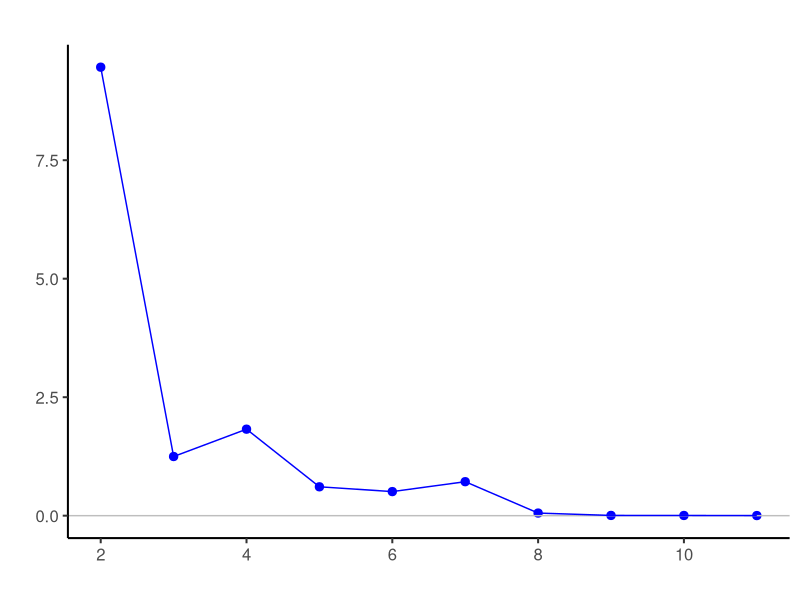
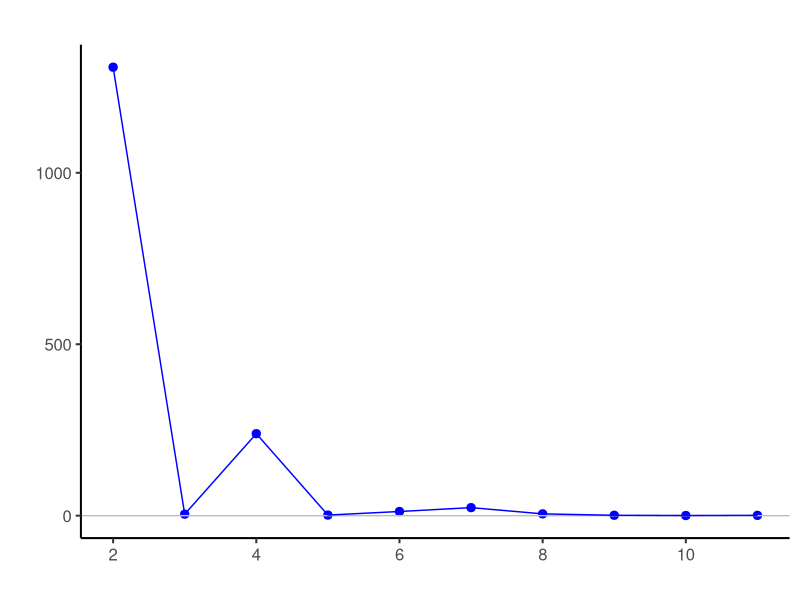
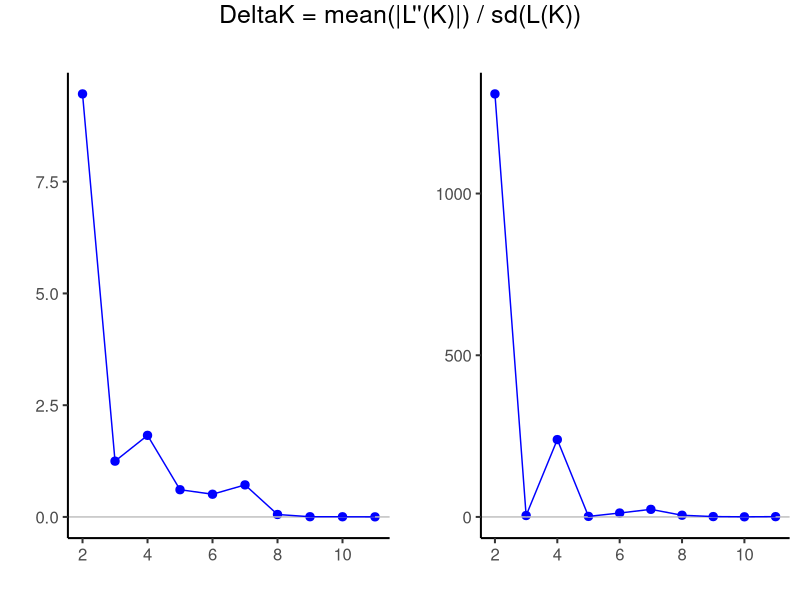

The R script that drew these images, in order:
#####################################################################################################################################################
# DELTA-K FIGURE (in Genetic similarities versus morphological resemblance: Unraveling a polyploid complex in a Mediterranean biodiversity hotspot) #
#####################################################################################################################################################
## script for drawing FIG. 2a

setwd("my_path") 
dir()

## libraries and data
library(grid)
require(gridExtra)
library(ggplot2)

dat <- read.table("valores1.txt", header = T)
dat
dat2 <- read.table("valores2.txt", header = F) # just as an example, this one has not header
dat2


## Basic scatter plot

p <- ggplot(dat, aes(x=x, y=y)) +
  geom_point(size=2.5, col="blue") +
  geom_hline(yintercept = 0, col="gray") +
  geom_line(col="blue") +
  scale_x_continuous(breaks=c(0, 2, 4, 6, 8, 10)) +
  ggtitle("") +
  xlab("") + ylab("") +
  theme_classic(base_size = 15) 

## check
p

## Basic scatter plot (2)

p2 <- ggplot(dat2, aes(x=V1, y=V2)) +
  geom_point(size=2.5, col="blue") +
  geom_hline(yintercept = 0, col="gray") +
  geom_line(col="blue") +
  scale_x_continuous(breaks=c(0, 2, 4, 6, 8, 10)) +
  ggtitle("") +
  xlab("") + ylab("") +
  theme_classic(base_size = 15)

## check
p2


## put together the two plots and export to tiff

tiff("deltaK.arrange.tiff", width = 11, height = 4.5, units = 'in', res = 300)
grid.arrange(p, p2, ncol = 2, top = textGrob("DeltaK = mean(|L''(K)|) / sd(L(K))", gp = gpar(fontsize=18)))
dev.off()

## FIN